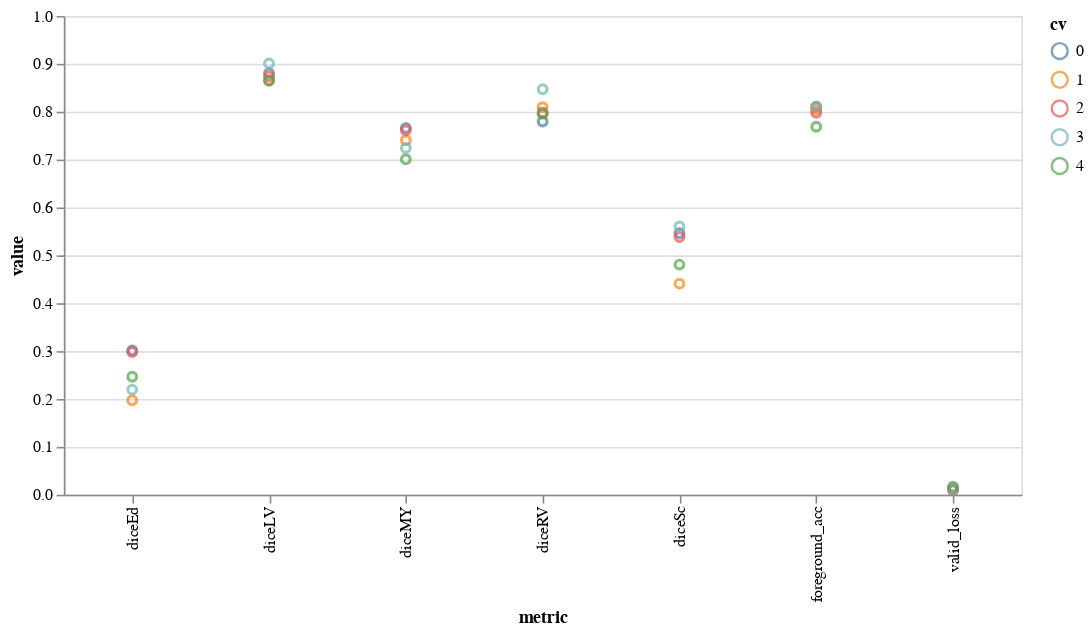

The cell this chart's notebook holds for it:
### Code cell
(alt.Chart(cv_results_long)
  .mark_point()
  .encode(x='metric', y='value', color='cv:N')
  .properties(width=600, height=300)
  .interactive())

### Figure 1 — Vega-Lite specification as saved in the notebook (floating-point values rounded to 4 significant figures)
{"config": {"view": {"continuousWidth": 400, "continuousHeight": 300}}, "data": {"name": "data-a03861554f8a2639879970ce66949529"}, "mark": "point", "encoding": {"color": {"type": "nominal", "field": "cv"}, "x": {"type": "nominal", "field": "metric"}, "y": {"type": "quantitative", "field": "value"}}, "height": 300, "selection": {"selector001": {"type": "interval", "bind": "scales", "encodings": ["x", "y"]}}, "width": 600, "$schema": "https://vega.github.io/schema/vega-lite/v4.8.1.json", "datasets": {"data-a03861554f8a2639879970ce66949529": [{"cv": 0, "metric": "valid_loss", "value": 0.01008}, {"cv": 0, "metric": "foreground_acc", "value": 0.8103}, {"cv": 0, "metric": "diceLV", "value": 0.8807}, {"cv": 0, "metric": "diceMY", "value": 0.766}, {"cv": 0, "metric": "diceRV", "value": 0.7797}, {"cv": 0, "metric": "diceEd", "value": 0.3012}, {"cv": 0, "metric": "diceSc", "value": 0.5464}, {"cv": 1, "metric": "valid_loss", "value": 0.01335}, {"cv": 1, "metric": "foreground_acc", "value": 0.8048}, {"cv": 1, "metric": "diceLV", "value": 0.8664}, {"cv": 1, "metric": "diceMY", "value": 0.7403}, {"cv": 1, "metric": "diceRV", "value": 0.8092}, {"cv": 1, "metric": "diceEd", "value": 0.1973}, {"cv": 1, "metric": "diceSc", "value": 0.4409}, {"cv": 2, "metric": "valid_loss", "value": 0.01026}, {"cv": 2, "metric": "foreground_acc", "value": 0.7979}, {"cv": 2, "metric": "diceLV", "value": 0.8742}, {"cv": 2, "metric": "diceMY", "value": 0.7613}, {"cv": 2, "metric": "diceRV", "value": 0.7985}, {"cv": 2, "metric": "diceEd", "value": 0.2982}, {"cv": 2, "metric": "diceSc", "value": 0.5382}, {"cv": 3, "metric": "valid_loss", "value": 0.01214}, {"cv": 3, "metric": "foreground_acc", "value": 0.8099}, {"cv": 3, "metric": "diceLV", "value": 0.9008}, {"cv": 3, "metric": "diceMY", "value": 0.7241}, {"cv": 3, "metric": "diceRV", "value": 0.8468}, {"cv": 3, "metric": "diceEd", "value": 0.2195}, {"cv": 3, "metric": "diceSc", "value": 0.5603}, {"cv": 4, "metric": "valid_loss", "value": 0.01698}, {"cv": 4, "metric": "foreground_acc", "value": 0.7686}, {"cv": 4, "metric": "diceLV", "value": 0.8647}, {"cv": 4, "metric": "diceMY", "value": 0.7007}, {"cv": 4, "metric": "diceRV", "value": 0.7955}, {"cv": 4, "metric": "diceEd", "value": 0.2465}, {"cv": 4, "metric": "diceSc", "value": 0.4807}]}}
